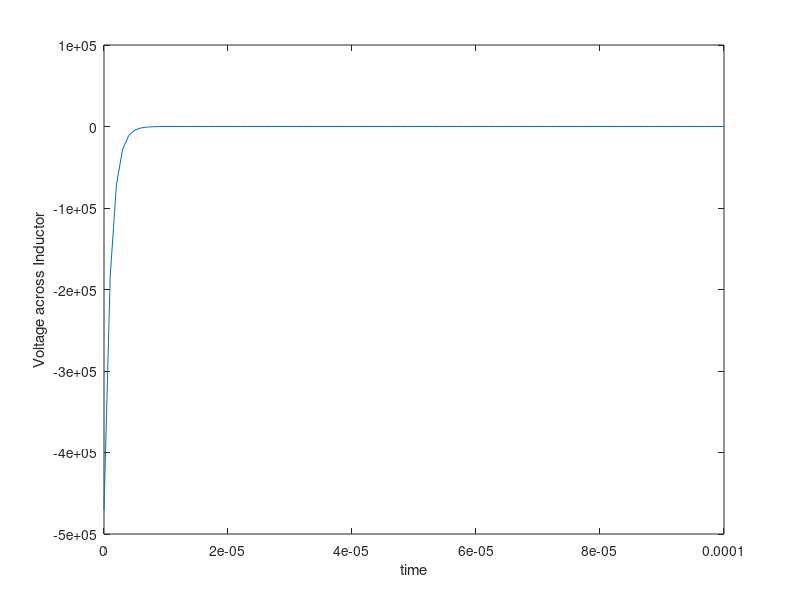

The MATLAB source for this figure:
t=0:0.001e-3:1e-4;
y=5.*exp(-10.*t)-470000.*exp(-939999.*t);
plot(t,y)
xlabel('time');
ylabel('Voltage across Inductor');